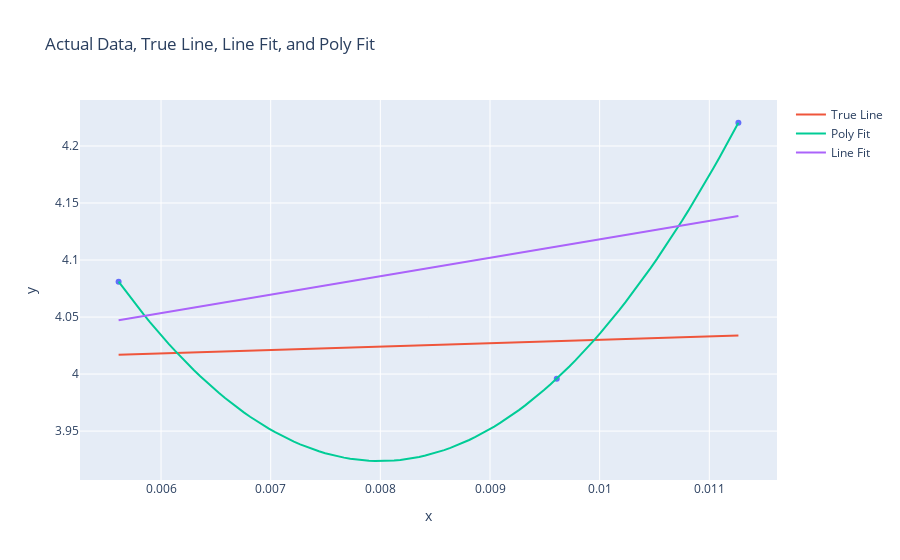

Write notebook code for a chart like this one.
### Markdown cell above
#### 10th degree polynomial

### Code cell
from sklearn.preprocessing import PolynomialFeatures

# Polynomial regression
poly = PolynomialFeatures(degree=10)
X_poly = poly.fit_transform(X)
model_poly = LinearRegression()
model_poly.fit(X_poly, y)

# Predictions for polynomial regression
x_vals_poly = poly.transform(x_vals)
y_pred_poly = model_poly.predict(x_vals_poly)

# Linear regression
model_line = LinearRegression()
model_line.fit(X, y)

# Predictions for linear regression
y_pred_line = model_line.predict(x_vals)

# Plotting
fig = px.scatter(df_small, "x", "y", title="Actual Data, True Line, Line Fit, and Poly Fit")
fig.add_trace(go.Scatter(x=x_vals.flatten(), y=theta_0_true + theta_1_true * x_vals.flatten(), mode='lines', name='True Line'))
fig.add_trace(go.Scatter(x=x_vals.flatten(), y=y_pred_poly.flatten(), mode='lines', name='Poly Fit'))
fig.add_trace(go.Scatter(x=x_vals.flatten(), y=y_pred_line.flatten(), mode='lines', name='Line Fit'))
fig.show()
